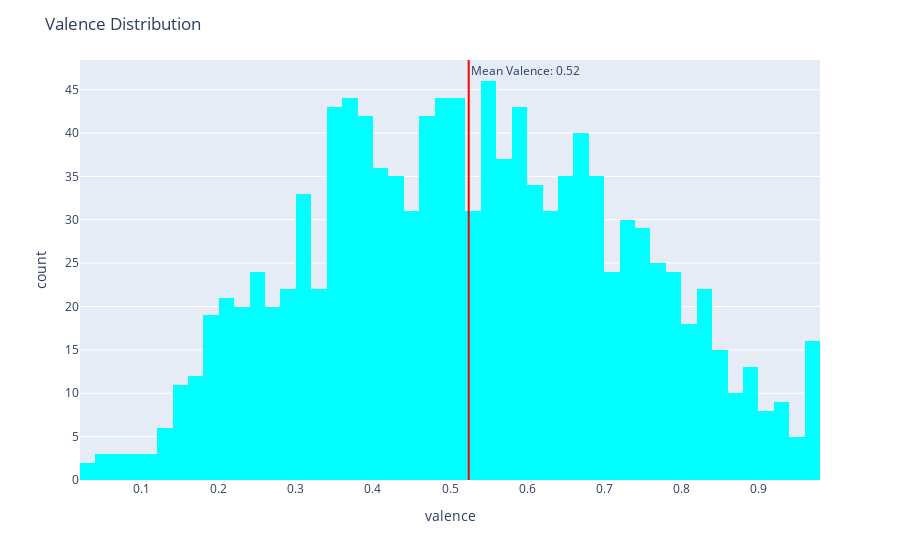

Source (notebook cell):
### Code cell
fig = px.histogram(df, x="valence", marginal=None, hover_data=df.columns, color_discrete_sequence=['aqua'])
fig.update_layout(title='Valence Distribution')
mean_valence = df['valence'].mean()
fig.add_vline(x=mean_valence, line_color='red', annotation_text = f"Mean Valence: {mean_valence:.2f}", annotation_position = 'top right')

# Modify the bin size by changing the value of nbins
fig.update_traces(nbinsx=50)

fig.show()

### Figure 1 — Plotly figure (JSON) as saved in the notebook; plotly's stock layout.template omitted (floating-point values rounded to 4 significant figures; data arrays with more than 128 entries replaced by an {"elided": "..."} marker saying what was removed)
{"data": [{"alignmentgroup": "True", "bingroup": "x", "hovertemplate": "valence=%{x}<br>count=%{y}<extra></extra>", "legendgroup": "", "marker": {"color": "aqua", "pattern": {"shape": ""}}, "name": "", "nbinsx": 50, "offsetgroup": "", "orientation": "v", "showlegend": false, "type": "histogram", "x": {"elided": "1165 float values"}, "xaxis": "x", "yaxis": "y"}], "layout": {"annotations": [{"showarrow": false, "text": "Mean Valence: 0.52", "x": 0.5243, "xanchor": "left", "xref": "x", "y": 1, "yanchor": "top", "yref": "y domain"}], "barmode": "relative", "legend": {"tracegroupgap": 0}, "margin": {"t": 60}, "shapes": [{"line": {"color": "red"}, "type": "line", "x0": 0.5243, "x1": 0.5243, "xref": "x", "y0": 0, "y1": 1, "yref": "y domain"}], "title": {"text": "Valence Distribution"}, "xaxis": {"anchor": "y", "domain": [0, 1], "title": {"text": "valence"}}, "yaxis": {"anchor": "x", "domain": [0, 1], "title": {"text": "count"}}}}
